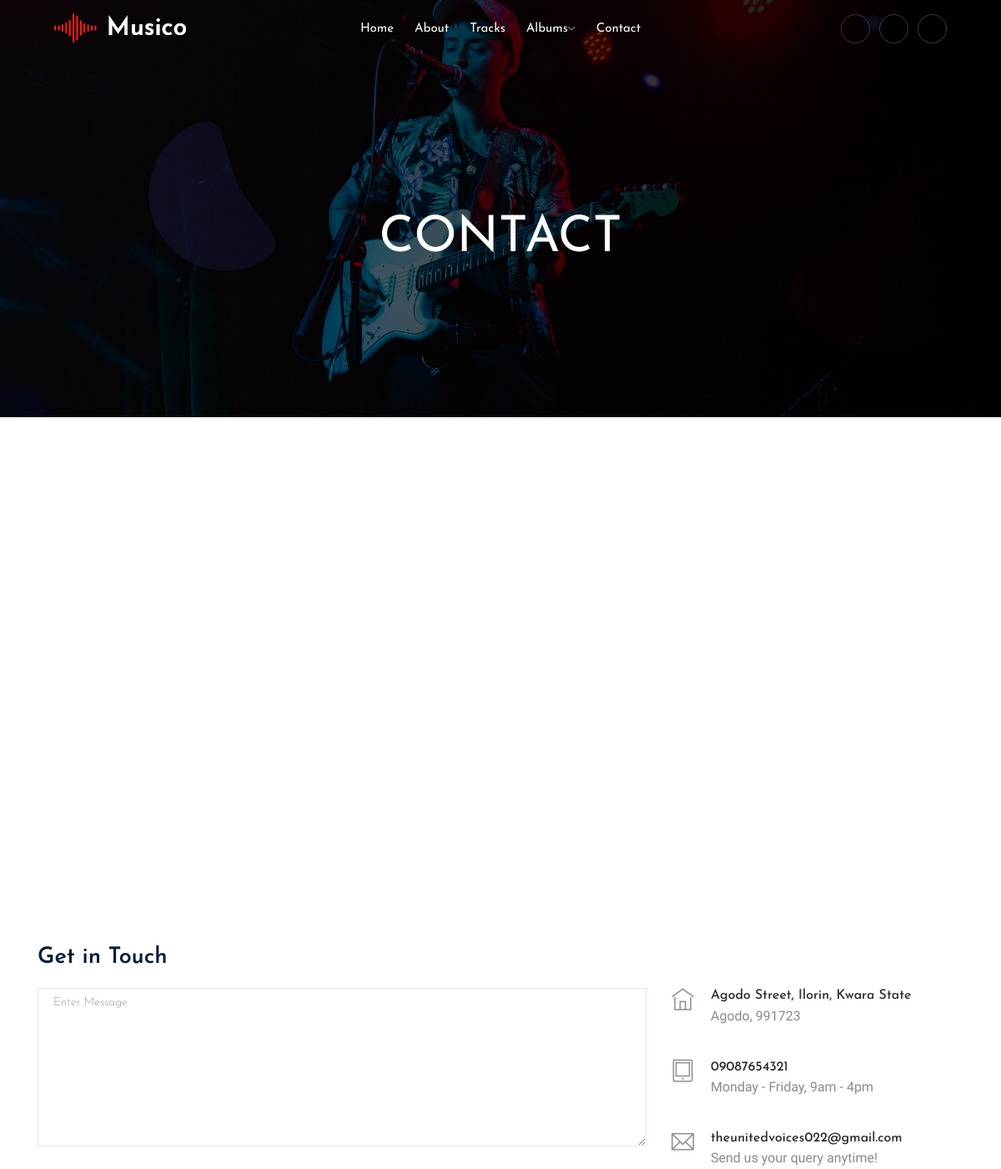
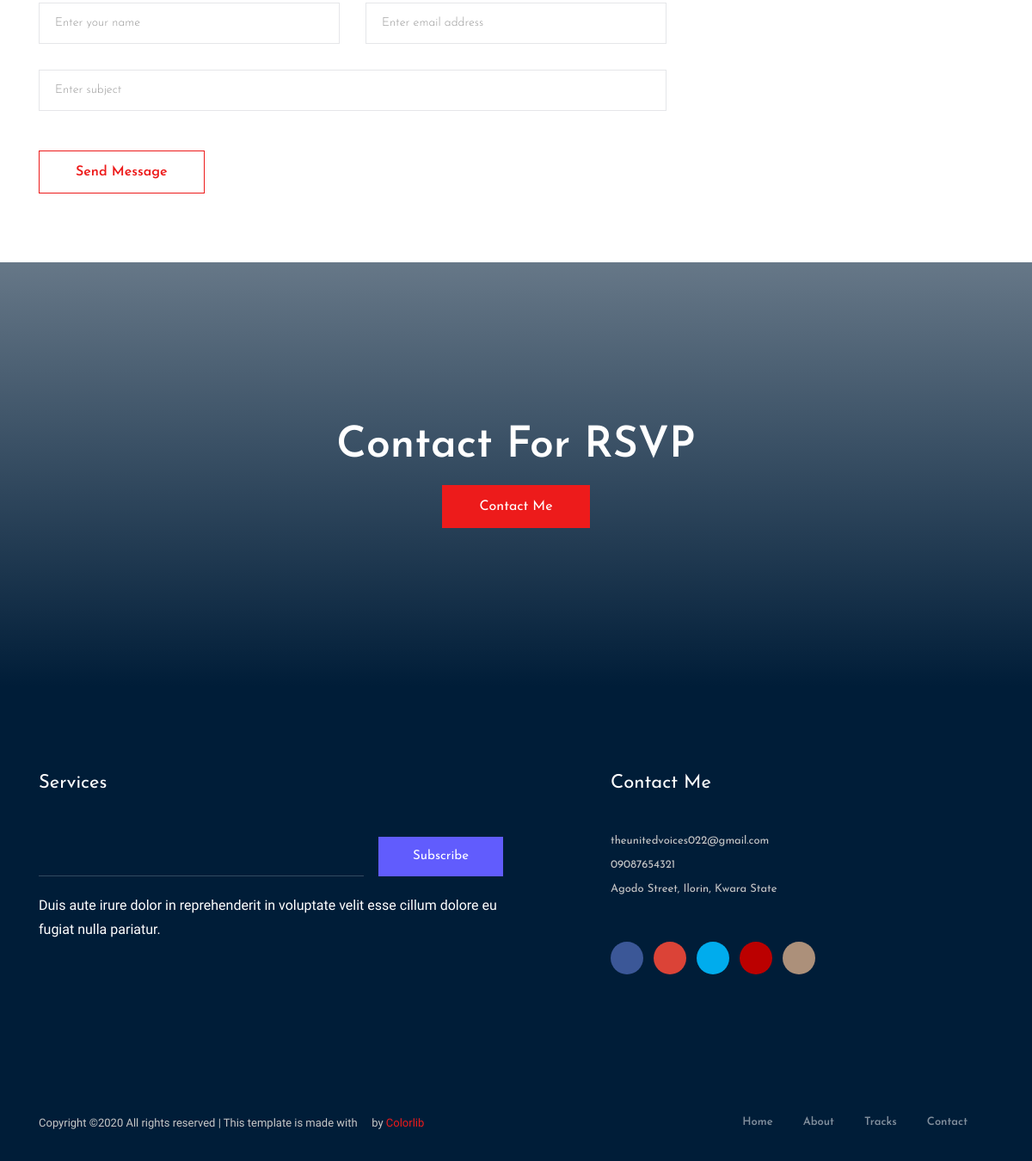
Page /tuv/contact/ on the committed database (2 pictures, top to bottom).
### tuv_app/models.py (models this page shows, shortened)
class Banner(models.Model):
    banner_image = models.ImageField(upload_to='uploads/banners')
    banner_text = models.CharField(max_length=50)

class Footer(models.Model):
    about_us = models.TextField()
    about_image = models.ImageField(upload_to='uploads/about')
    footer_text = models.CharField(max_length=254)
    email_address = models.EmailField(max_length=254)
    phone_number = models.CharField(max_length=50)
    call_time = models.CharField(max_length=100)
    resident_address = models.CharField(max_length=254)
    postal_code = models.CharField(max_length=50)
    facebook_link = models.URLField(max_length=254)
    twitter_link = models.URLField(max_length=254)
    youtube_link = models.URLField(max_length=254)
    instagram_link = models.URLField(max_length=254)

### tuv_app/views.py (the view)
# urls.py: path('contact/', views.contact, name='contact'),
def contact(request):
    submitted = False
    if request.method == "POST":
        form = ContactForm(request.POST)
        if form.is_valid():
            contact = Contact()
            contact.contact_name = form.cleaned_data['name']
            contact.contact_email = form.cleaned_data['email']
            contact.contact_subject = form.cleaned_data['subject']
            contact.contact_message = form.cleaned_data['message']
            contact.save()
            submitted = True
            return render(request, 'contact.html', {'submitted': submitted, 'footer': footer[:1], 'banner': banner[:1], 'song_albums': albums})
    else:
        form = ContactForm()
    return render(request, 'contact.html', {'form': form, 'song_albums': albums, 'submitted': submitted, 'footer': footer[:1], 'banner': banner[:1],})

### templates/contact.html (shortened to what this page needs)
{% extends 'layout.html' %}
{% load static %}
  {% block body_block %}
  {% if banner %}
  <div class="bradcam_area" style="background-image: url(/media/{{ banner.0.banner_image }})">
      <div class="container">
          <div class="row">
              <div class="col-xl-12">
                  <div class="bradcam_text text-center">
                      <h3>Contact</h3>
                  </div>
              </div>
          </div>
      </div>
  </div>
  {% endif %}
  <section class="contact-section section_padding">
    <div class="container">
      <div class="d-none d-sm-block mb-5 pb-4">
        <div id="map" style="height: 480px;"></div>
      </div>
{% if form %}
      <div class="row">
        <div class="col-12">
          <h2 class="contact-title">Get in Touch</h2>
        </div>
        <div class="col-lg-8">
          <form class="form-contact contact_form" method="post" novalidate="novalidate">
            <div class="row">
              <div class="col-12">
                <div class="form-group">
                  {{ form.message }}
                </div>
              </div>
              <div class="col-sm-6">
                <div class="form-group">
                  {{ form.name}}
                </div>
              </div>
              <div class="col-sm-6">
                <div class="form-group">
                  {{ form.email }}
                </div>
              </div>
              <div class="col-12">
                <div class="form-group">
                  {{ form.subject}}
                </div>
              </div>
            </div>
            <div class="form-group mt-3">
              <button type="submit" class="button button-contactForm btn_4 boxed-btn">Send Message</button>
            </div>
          </form>
        </div>
        <div class="col-lg-4">
          <div class="media contact-info">
            <span class="contact-info__icon"><i class="ti-home"></i></span>
            <div class="media-body">
              <h3>{{ footer.0.resident_address }}</h3>
              <p>{{ footer.0.postal_code }}</p>
            </div>
          </div>
          <div class="media contact-info">
            <span class="contact-info__icon"><i class="ti-tablet"></i></span>
            <div class="media-body">
              <h3>{{ footer.0.phone_number }}</h3>
              <p>{{ footer.0.call_time }}</p>
            </div>
          </div>
          <div class="media contact-info">
            <span class="contact-info__icon"><i class="ti-email"></i></span>
            <div class="media-body">
              <h3>{{ footer.0.email_address }}</h3>
              <p>Send us your query anytime!</p>
            </div>
          </div>
        </div>
      </div>
{% endif %}
    </div>
  </section>
{% endblock %}

### templates/layout.html (shortened to what this page needs)
<!doctype html>
{% load static %}
<html class="no-js" lang="zxx">
<head>
    <link rel="stylesheet" href="{% static 'css/bootstrap.min.css' %}">
    <link rel="stylesheet" href="{% static 'css/owl.carousel.min.css' %}">
    <link rel="stylesheet" href="{% static 'css/magnific-popup.css' %}">
    <link rel="stylesheet" href="{% static 'css/font-awesome.min.css' %}">
    <link rel="stylesheet" href="{% static 'css/themify-icons.css' %}">
    <link rel="stylesheet" href="{% static 'css/nice-select.css' %}">
    <link rel="stylesheet" href="{% static 'css/audioplayer.css' %}">
    <link rel="stylesheet" href="{% static 'css/gijgo.css' %}">
    <link rel="stylesheet" href="{% static 'css/animate.css' %}">
    <link rel="stylesheet" href="{% static 'css/slick.css' %}">
    <link rel="stylesheet" href="{% static 'css/slicknav.css' %}">
    <link rel="stylesheet" href="{% static 'css/style.css' %}">
</head>
<body>
    <header>
        <div class="header-area ">
            <div id="sticky-header" class="main-header-area">
                <div class="container-fluid">
                    <div class="header_bottom_border">
                        <div class="row align-items-center">
                            <div class="col-xl-3 col-lg-2">
                                <div class="logo">
                                    <a href="{% url 'tuv_app:home' %}">
                                        <img src="/media/uploads/logos/logo.png" alt="">
                                    </a>
                                </div>
                            </div>
                            <div class="col-xl-6 col-lg-7">
                                <div class="main-menu  d-none d-lg-block">
                                    <nav>
                                        <ul id="navigation">
                                            <li><a class="active" href="{% url 'tuv_app:home' %}">home</a></li>
                                            <li><a href="{% url 'tuv_app:about' %}">About</a></li>
                                            <li><a href="{% url 'tuv_app:tracks' %}">tracks</a></li>
                                            {% if song_albums %}
                                            <li><a href="#">Albums<i class="ti-angle-down"></i></a>
                                            </li>
                                            {% endif %}
                                            <li><a href="{% url 'tuv_app:contact' %}">Contact</a></li>
                                        </ul>
                                    </nav>
                                </div>
                            </div>
                            <div class="col-xl-3 col-lg-3 d-none d-lg-block">
                                <div class="social_icon text-right">
                                    <ul>
                                        <li><a href="{{ footer.0.facebook_link }}"> <i class="fa fa-facebook"></i> </a></li>
                                        <li><a href="{{ footer.0.twitter_link }}"> <i class="fa fa-twitter"></i> </a></li>
                                        <li><a href="{{ footer.0.instagram_link }}"> <i class="fa fa-instagram"></i> </a></li>
                                    </ul>
                                </div>
                            </div>
                            <div class="col-12">
                            </div>
                        </div>
                    </div>
                </div>
            </div>
        </div>
    </header>
    {% block body_block %}
    {% endblock %}
        <div class="contact_rsvp">
            <div class="container">
                <div class="row">
                    <div class="col-xl-12">
                        <div class="text text-center">
                            <h3>Contact For RSVP</h3>
                            <a class="boxed-btn3" href="{% url 'tuv_app:contact' %}">Contact Me</a>
                        </div>
                    </div>
                </div>
            </div>
        </div>
        <footer class="footer">
            <div class="footer_top">
                <div class="container">
                    <div class="row">
                        <div class="col-xl-6 col-md-6">
                                <div class="footer_widget">
                                        <h3 class="footer_title">
                                                Services
                                        </h3>
                                    <div class="subscribe-from">
                                            <form action="#">
                                                    <input type="text">
                                                    <button type="submit" >Subscribe</button>
                                                </form>
                                    </div>
                                    <p class="sub_text">{{ footer.0.footer_text }}</p>
                                    </div>
                        </div>
                        <div class="col-xl-5 col-md-5 offset-xl-1">
                            <div class="footer_widget">
                                    <h3 class="footer_title">
                                            Contact Me
                                    </h3>
                                <ul>
                                    <li><a href="#">{{ footer.0.email_address }}
                                        </a></li>
                                    <li><a href="#">{{ footer.0.phone_number }}
                                        </a></li>
                                    <li><a href="#">{{ footer.0.resident_address }}</a></li>
                                </ul>
                                <div class="socail_links">
                                    <ul>
                                        <li>
                                            <a href="{{ footer.0.facebook_link }}">
                                                <i class=" fa fa-facebook "></i>
                                            </a>
                                        </li>
                                        <li>
                                            <a href="#">
                                                <i class="fa fa-google-plus"></i>
                                            </a>
                                        </li>
                                        <li>
                                            <a href="{{ footer.0.twitter_link }}">
                                                <i class="fa fa-twitter"></i>
                                            </a>
                                        </li>
                                        <li>
                                            <a href="{{ footer.0.youtube_link }}">
                                                <i class="fa fa-youtube-play"></i>
                                            </a>
                                        </li>
                                        <li>
                                            <a href="{{ footer.0.instagram_link }}">
                                                <i class="fa fa-instagram"></i>
                                            </a>
                                        </li>
                                    </ul>
                                </div>
                            </div>
                        </div>
                    </div>
                </div>
            </div>
            <div class="copy-right_text">
                <div class="container">
                    <div class="footer_border"></div>
                    <div class="row">
                        <div class="col-xl-7 col-md-6">
                            <p class="copy_right">
    Copyright &copy;<script>document.write(new Date().getFullYear());</script> All rights reserved | This template is made with <i class="fa fa-heart-o" aria-hidden="true"></i> by <a href="https://colorlib.com" target="_blank">Colorlib</a>
                            </p>
                        </div>
                        <div class="col-xl-5 col-md-6">
                            <div class="footer_links">
                                <ul>
                                    <li><a href="{% url 'tuv_app:home' %}">home</a></li>
                                    <li><a href="{% url 'tuv_app:about' %}">about</a></li>
                                    <li><a href="{% url 'tuv_app:tracks' %}">tracks</a></li>
                                    <li><a href="{% url 'tuv_app:contact' %}">contact</a></li>
                                </ul>
                            </div>
                        </div>
                    </div>
                </div>
            </div>
        </footer>
    </body>
    </html>

### rows in the picture
Banner: banner_image (picture)
Footer: resident_address "Agodo Street, Ilorin, Kwara State", postal_code "Agodo, 991723", phone_number "09087654321", call_time "Monday - Friday, 9am - 4pm", email_address "theunitedvoices022@gmail.com", footer_text "Duis aute irure dolor in reprehenderit in voluptate velit esse cillum dolore eu fugiat nulla pariatur."
